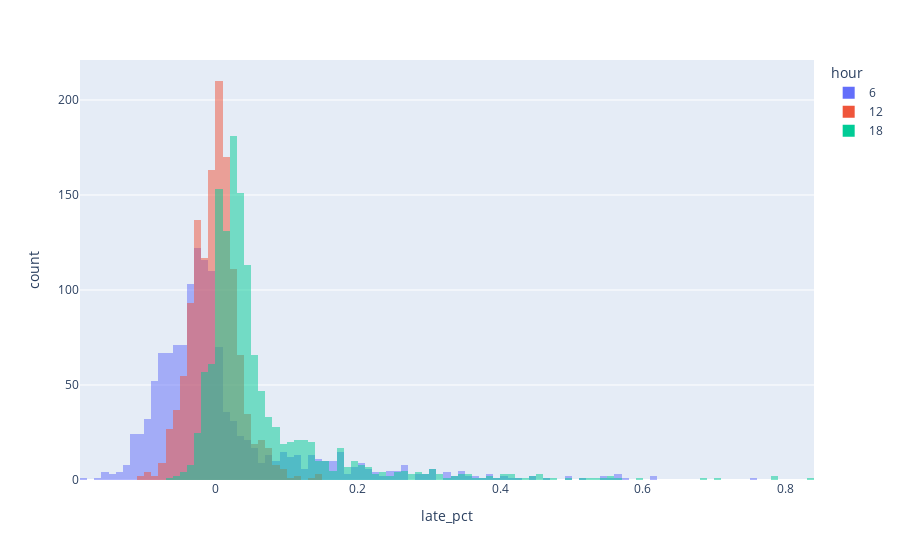

The cell this chart's notebook holds for it:
### Markdown cell above
### Histograma

### Code cell
px.histogram(df_inv, x='late_pct', color='hour', barmode='overlay', opacity=.5)

### Figure 1 — Plotly figure (JSON) as saved in the notebook; plotly's stock layout.template omitted (floating-point values rounded to 4 significant figures; data arrays with more than 128 entries replaced by an {"elided": "..."} marker saying what was removed)
{"data": [{"alignmentgroup": "True", "bingroup": "x", "hovertemplate": "hour=6<br>late_pct=%{x}<br>count=%{y}<extra></extra>", "legendgroup": "6", "marker": {"color": "#636efa", "opacity": 0.5, "pattern": {"shape": ""}}, "name": "6", "offsetgroup": "6", "orientation": "v", "showlegend": true, "type": "histogram", "x": {"elided": "1316 float values"}, "xaxis": "x", "yaxis": "y"}, {"alignmentgroup": "True", "bingroup": "x", "hovertemplate": "hour=12<br>late_pct=%{x}<br>count=%{y}<extra></extra>", "legendgroup": "12", "marker": {"color": "#EF553B", "opacity": 0.5, "pattern": {"shape": ""}}, "name": "12", "offsetgroup": "12", "orientation": "v", "showlegend": true, "type": "histogram", "x": {"elided": "1316 float values"}, "xaxis": "x", "yaxis": "y"}, {"alignmentgroup": "True", "bingroup": "x", "hovertemplate": "hour=18<br>late_pct=%{x}<br>count=%{y}<extra></extra>", "legendgroup": "18", "marker": {"color": "#00cc96", "opacity": 0.5, "pattern": {"shape": ""}}, "name": "18", "offsetgroup": "18", "orientation": "v", "showlegend": true, "type": "histogram", "x": {"elided": "1316 float values"}, "xaxis": "x", "yaxis": "y"}], "layout": {"barmode": "overlay", "legend": {"title": {"text": "hour"}, "tracegroupgap": 0}, "margin": {"t": 60}, "xaxis": {"anchor": "y", "domain": [0, 1], "title": {"text": "late_pct"}}, "yaxis": {"anchor": "x", "domain": [0, 1], "title": {"text": "count"}}}}
